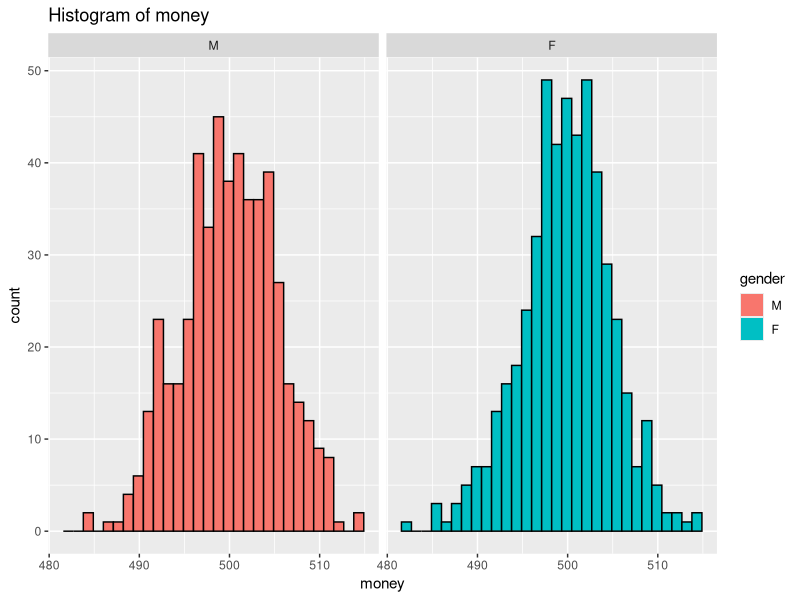
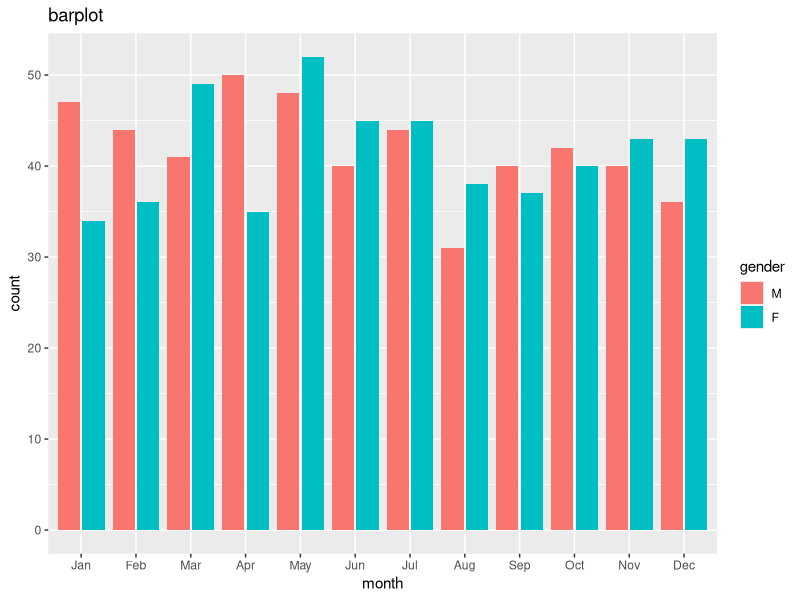

Write the R code that produced these figures, in order. (Note: this script raises an error after producing the figures.)
## ---- chunk 1
set.seed(50)
N <- 1000
money <- rnorm(N, mean = 500, sd = 5)
month <- sample(month.abb,size = N, replace =T)
gender <- sample(c("M","F"), size = N,replace =T)
## ---- chunk 2
DF <- data.frame(money, gender = factor(gender, c("M", "F")), month = factor(month, levels = month.abb))
str(DF)
## ---- chunk 3
library(ggplot2)
ggplot(DF, aes(x = money, fill = gender, color = I("black"))) +
  ggtitle("Histogram of money") +
  geom_histogram() +
  facet_wrap(. ~ gender)
## ---- chunk 4
ggplot(DF) +
  aes(x = month, fill = gender) +
  geom_bar(position = "dodge2") +
  ggtitle("barplot")
## ---- chunk 5
library(patchwork)
p1 <- ggplot(DF, aes(x = money, fill = gender, color = I("black"))) +
  ggtitle("Histogram of money") +
  geom_histogram() +
  facet_wrap(. ~ gender)

p2 <- ggplot(DF) +
  aes(x = month, fill = gender) +
  geom_bar(position = "dodge2") +
  ggtitle("barplot")

(plot1 + ggplot()) / (ggplot() | plot2)
